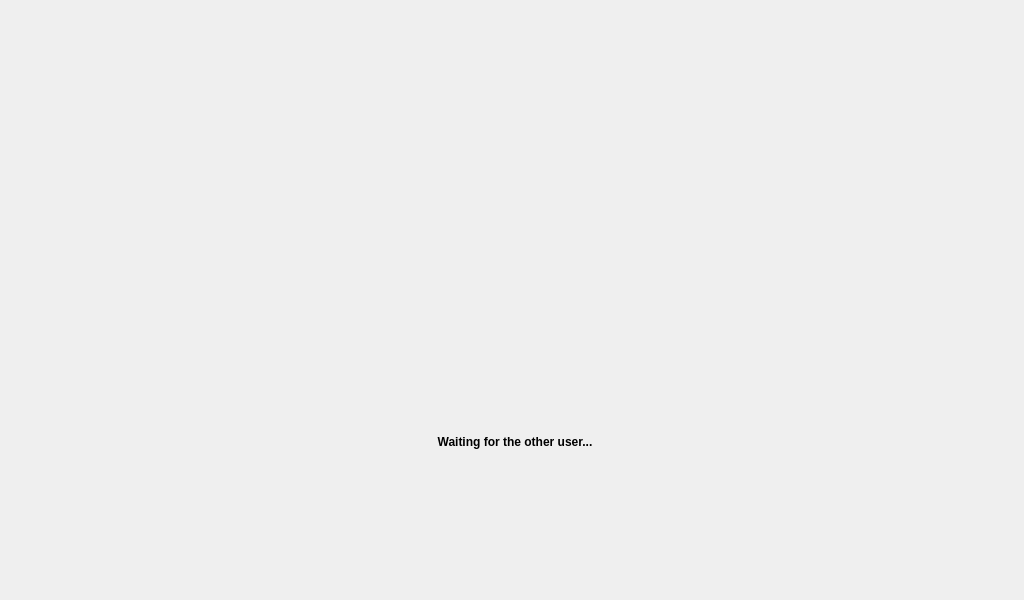
<?xml version="1.0" encoding="UTF-8"?>
<ui version="4.0">
 <class>SecondWindow</class>
 <widget class="QWidget" name="SecondWindow">
  <property name="geometry">
   <rect>
    <x>0</x>
    <y>0</y>
    <width>1024</width>
    <height>600</height>
   </rect>
  </property>
  <property name="windowTitle">
   <string>Form</string>
  </property>
  <widget class="QLabel" name="lblSecond">
   <property name="geometry">
    <rect>
     <x>210</x>
     <y>410</y>
     <width>610</width>
     <height>64</height>
    </rect>
   </property>
   <property name="styleSheet">
    <string notr="true">font: 87 24pt &quot;Noto Sans CJK KR&quot;;
font-weight: 500;</string>
   </property>
   <property name="text">
    <string>Waiting for the other user...</string>
   </property>
   <property name="alignment">
    <set>Qt::AlignCenter</set>
   </property>
  </widget>
  <widget class="QLabel" name="label">
   <property name="geometry">
    <rect>
     <x>0</x>
     <y>0</y>
     <width>1024</width>
     <height>600</height>
    </rect>
   </property>
   <property name="text">
    <string/>
   </property>
   <property name="pixmap">
    <pixmap resource="../../../../../../nfsroot/images/images.qrc">:/images/secondwindow.png</pixmap>
   </property>
  </widget>
  <zorder>label</zorder>
  <zorder>lblSecond</zorder>
 </widget>
 <resources>
  <include location="../../../../../../nfsroot/images/images.qrc"/>
 </resources>
 <connections/>
</ui>
